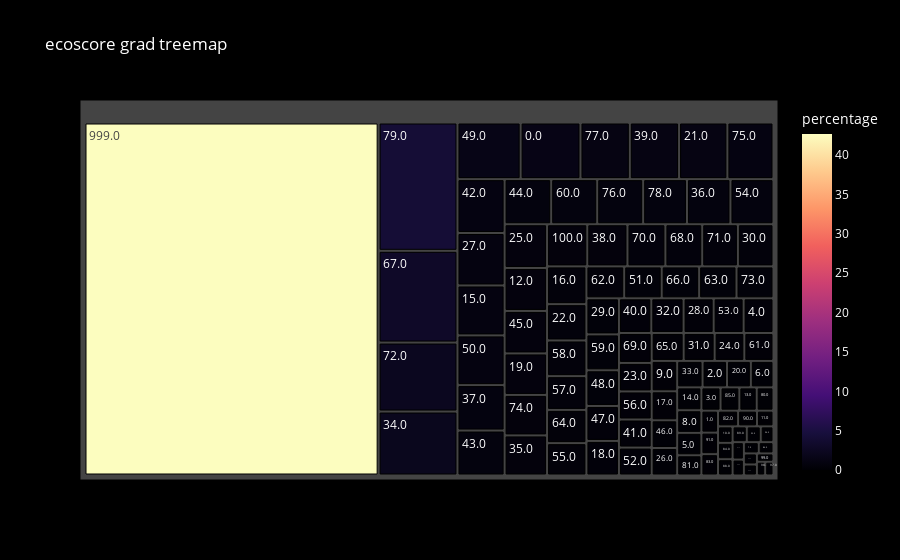

The code cell stored with this chart in its notebook:
### Code cell
df = pd.DataFrame(data_graph_ecoscore_grad)
fig = px.treemap(df, path=['ecoscore_grad'], values='percentage',
                 color='percentage', color_continuous_scale='Magma',
                 title='ecoscore grad treemap')
fig.update_layout(
    paper_bgcolor='black',  
    plot_bgcolor='black',   
    font_color='white'      
)
fig.show()
